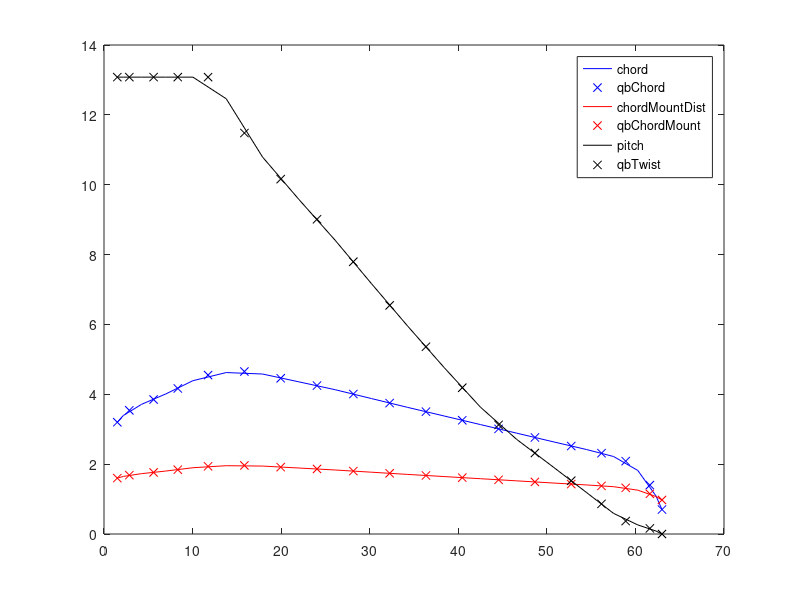

Write MATLAB code to recreate this figure.
% converts qblade's blade sections data to turbineFoam's fvOptions input format (elements)

% input: bladeGeom.txt and bladeProfiles.txt files
% output: fvOptionsBladeGeomInput.dat


clear all;close all;clc;
bladeGeomData=load("bladeGeom.txt");
profilesFileID=fopen('bladeProfiles.txt');
bladeProfileNames=textscan(profilesFileID,'%s');
nQbladeSections=length(bladeGeomData(:,1));

nElements = nQbladeSections;
nSections = nElements + 1;
elementData = zeros(nSections,6);

% input (QBlade's output) format:
%        Radial Position [m]          Chord Length [m]               Twist [deg]     Pitch Axis Offset [m]  Thread Axis in [% chord]              Airfoil Name            360 Polar Name
qbRadius = bladeGeomData(:,1);
qbChord = bladeGeomData(:,2);
qbTwist = bladeGeomData(:,3);
qbPitchAxisOffset = -bladeGeomData(:,4);
qbThreadAxisPercent = bladeGeomData(:,5);

clear bladeGeomData;

qbChordMountDist = (qbPitchAxisOffset+qbChord.*qbThreadAxisPercent);
qbChordMountPercent = qbChordMountDist./qbChord;

% output (fvOptions) format: 
% elementData:
% axialDistance, radius, azimuth, chord, chordMount, pitch

chordMountDist = zeros(1,nSections);

for i=1:nSections
	if i==1
		lefti = i;
		righti = i;
	elseif i==nSections
		lefti = i-1;
		righti = i-1;
	else
		lefti = i-1;
		righti = i;
	end
	% axial distance is always zero in QBlade !!!
	radius=(qbRadius(lefti) + qbRadius(righti))/2;
	elementData(i,2)=radius;
	% azimuth is always zero in QBlade !!!
	chord = interp1(qbRadius,qbChord,radius,"cubic");
	elementData(i,4)=chord;
	chordMountDistTemp = interp1(qbRadius,qbChordMountDist,radius,"cubic");
	chordMountDist(i) = chordMountDistTemp;
	elementData(i,5)=chordMountDistTemp/chord;
	pitch = interp1(qbRadius,qbTwist,radius,"cubic");
	elementData(i,6)=pitch;
end

fid = fopen("fvOptionsBladeGeomInput.dat",'w');

fprintf('nElements %i;\n', nElements);
%fprintf('( %e %e %e %e %e %e )\n', elementData.');
fprintf(fid,'%e %e %e %e %e %e \n', elementData.');
fclose(fid);

figure;
plot(elementData(:,2),elementData(:,4),'b-');
hold on;
plot(qbRadius,qbChord,'bx');

plot(elementData(:,2),chordMountDist,'r-');
plot(qbRadius,qbChordMountDist,'rx');

%plot(elementData(:,2),elementData(:,5),'k-');
%plot(qbRadius,qbChordMountPercent,'kx');

plot(elementData(:,2),elementData(:,6),'k-');
plot(qbRadius,qbTwist,'kx');

legend('chord','qbChord','chordMountDist','qbChordMount','pitch','qbTwist');




